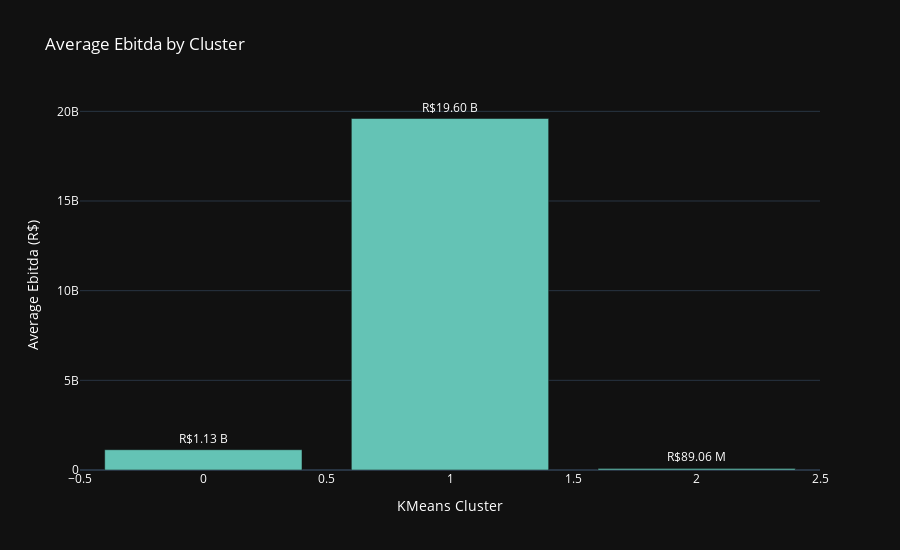

The notebook cell this image was saved under:
### Code cell
formatted_ebitda = format_values(liquidity_reserves['ebitda'])

fig = go.Figure()
fig.add_trace(go.Bar(x=liquidity_reserves['kmeans_cluster'], y=liquidity_reserves['ebitda'], hovertext=formatted_ebitda, name='Average Ebitda', marker=dict(color='rgb(100, 195, 181)'), text=formatted_ebitda))
fig.update_traces(textposition='outside')
fig.update_layout(title='Average Ebitda by Cluster', xaxis_title='KMeans Cluster', yaxis_title='Average Ebitda (R$)', template='plotly_dark', font=dict(color='white'), height=550)
fig.show()

### Figure 1 — Plotly figure (JSON) as saved in the notebook; plotly's stock layout.template omitted (floating-point values rounded to 4 significant figures)
{"data": [{"hovertext": ["R$1.13 B", "R$19.60 B", "R$89.06 M"], "marker": {"color": "rgb(100, 195, 181)"}, "name": "Average Ebitda", "text": ["R$1.13 B", "R$19.60 B", "R$89.06 M"], "textposition": "outside", "type": "bar", "x": [0, 1, 2], "y": [1131000000.0, 19600000000.0, 89060000.0]}], "layout": {"font": {"color": "white"}, "height": 550, "title": {"text": "Average Ebitda by Cluster"}, "xaxis": {"title": {"text": "KMeans Cluster"}}, "yaxis": {"title": {"text": "Average Ebitda (R$)"}}}}
